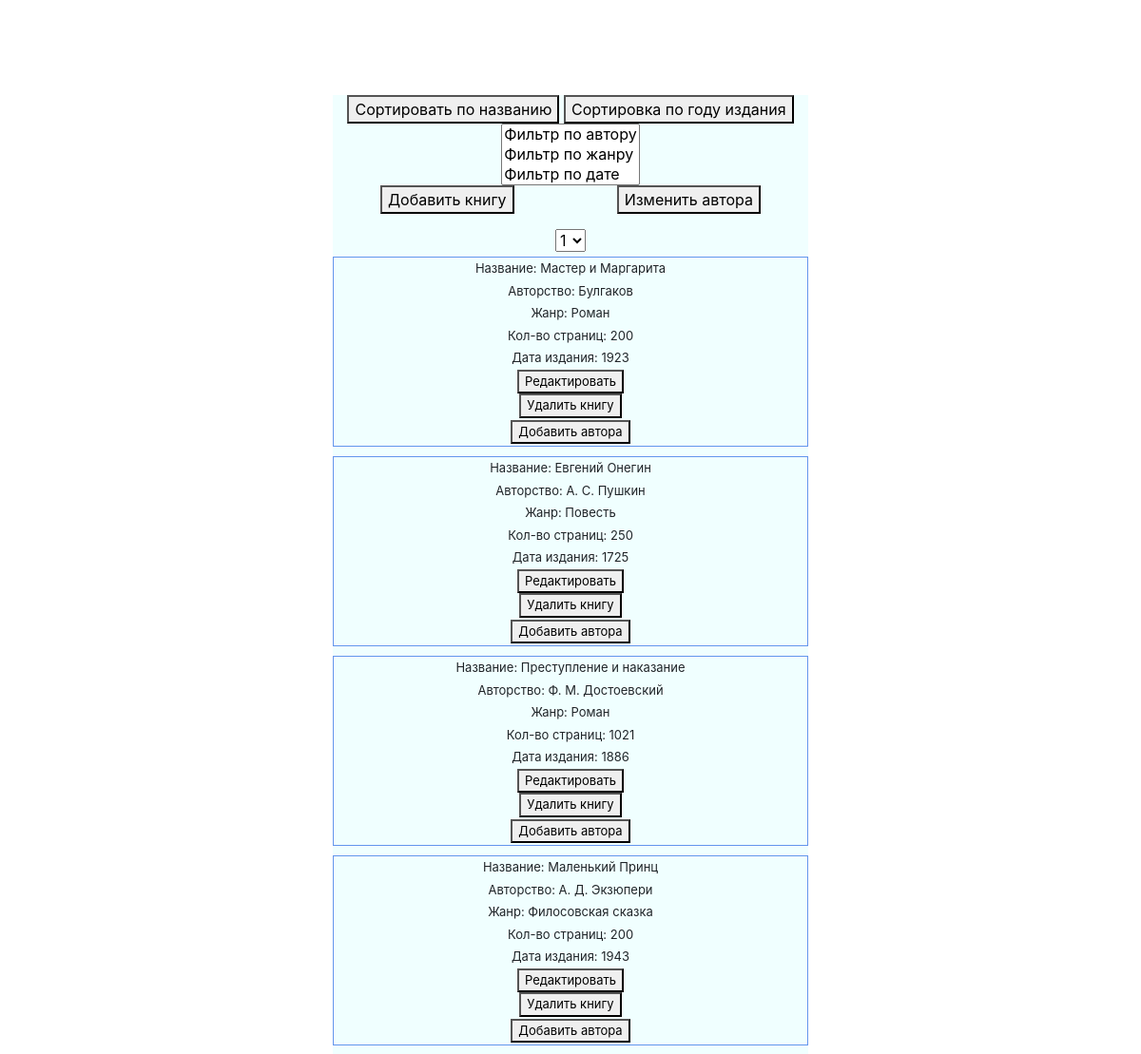
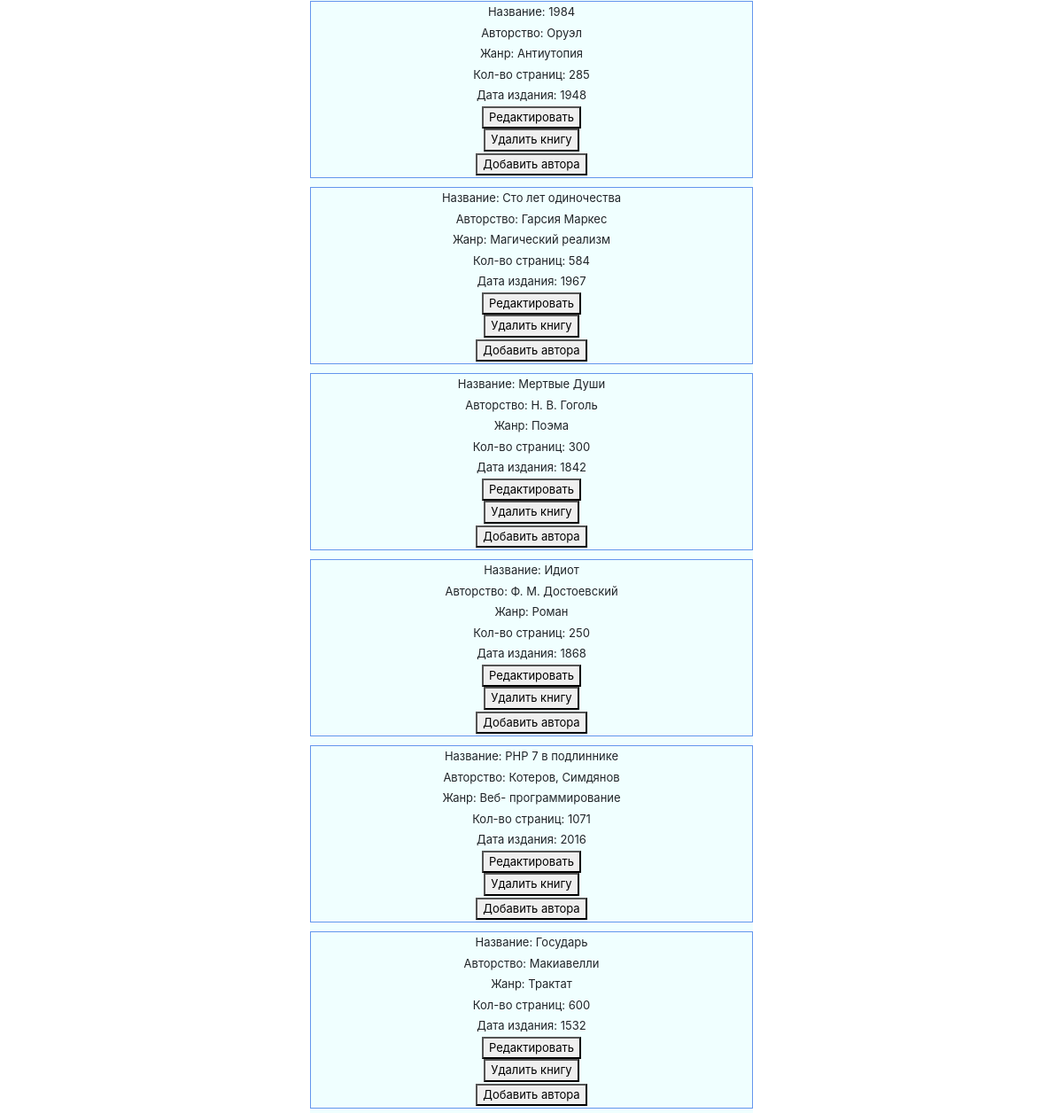
The page / on the database its author committed (2 pictures, top to bottom).
### tables this page shows
CREATE TABLE `library` (
  `id` int(2) NOT NULL,
  `bookName` varchar(40) NOT NULL,
  `authorName` varchar(100) NOT NULL,
  `writeDate` int(4) NOT NULL,
  `genre` varchar(30) NOT NULL,
  `pages` int(4) NOT NULL
);

### db.php (called while the page is built, shortened)
<?php
$dbhost = 'localhost';
$dbname = 'bookslibrary';
$db_user = 'root';
$db_pass = '';
$db = new PDO("mysql:host=$dbhost; dbname=$dbname; charset = utf-8", $db_user, $db_pass);
function getAllBooks($limit, $offset)
{
    global $db;
    $allBooks = $db->query("SELECT *  from `library` LIMIT $limit OFFSET $offset");
    return $allBooks;
}

### index.php (the view, shortened to what this page needs)
<?php
require 'db.php';
?>
<!DOCTYPE html>
<html lang="en" xmlns="">
<head>
    <link rel="stylesheet" href="https://maxcdn.bootstrapcdn.com/bootstrap/4.0.0/css/bootstrap.min.css">
    <link rel="stylesheet" href="style.css">
</head>
<body>
        <div id="row" class="bookSection">
            <div class="sort">
                <form method="post">
                <button type="submit" name="sortName">
                    Сортировать по названию
                </button>
                <button type="submit" name="sortDate">
                    Сортировка по году издания
                </button>
                </form>
        </div>
            <div class="filter">
            <select size="3">
                <option id="filterListAuthor">
                </option>
                <option id="filterListName">
                </option>
                <option id="filterListDate">
                </option>
            </select>
            </div>
            <div class="btnSection">
                <p><button id="addButton">Добавить книгу</button></p>
                <p><button id="editAuthors">Изменить автора</button></p>
            </div>
            <select name="page-select" id="page-select" class="navigation">
                <?php
                $query = $db->query("SELECT id FROM library");
                $units = $query->rowCount();
                $pageNumbers = $units / 10;
                $pages = ceil($pageNumbers);
                for ($i = 1; $i <=$pages; $i++){
                    echo "<option>" . $i . "</option>";
                }
                ?>
            </select>
            <?php
                if (!empty($_POST['filter-auth'])) {
                    $page = isset($_GET['page']) ? $_GET['page'] : 1;
                    $limit = 10;
                    $offset = $limit * ($page - 1);
                    $allTheBooks = getBooksByAuthor($limit, $offset);
                } elseif (!empty($_POST['filter-bookName'])){
                    $page = isset($_GET['page']) ? $_GET['page'] : 1;
                    $limit = 10;
                    $offset = $limit * ($page - 1);
                    $allTheBooks = getBooksByName($limit, $offset);
                } elseif (!empty($_POST['filter-date'])){
                    $page = isset($_GET['page']) ? $_GET['page'] : 1;
                    $limit = 10;
                    $offset = $limit * ($page - 1);
                    $allTheBooks = getBooksByDate($limit, $offset);
                } elseif (isset($_POST['sortName'])) {
                    $page = isset($_GET['page']) ? $_GET['page'] : 1;
                    $limit = 10;
                    $offset = $limit * ($page - 1);
                    $allTheBooks = getAllBooksSortName($limit, $offset);
                } elseif (isset($_POST['sortDate'])) {
                    $page = isset($_GET['page']) ? $_GET['page'] : 1;
                    $limit = 10;
                    $offset = $limit * ($page - 1);
                    $allTheBooks = getAllBooksSortDate($limit, $offset);
                } else {
                    $page = isset($_GET['page']) ? $_GET['page'] : 1;
                    $limit = 10;
                    $offset = $limit * ($page - 1);
                    $allTheBooks = getAllBooks($limit, $offset);
                }
            ?>
                 <?php foreach ($allTheBooks as $oneBook):?>
            <div class="book" style="border: 1px solid cornflowerblue">
                <p>Название: <?php echo $oneBook['bookName'];?></p>
                <p>Авторство: <?php echo $oneBook['authorName'];?></p>
                <p>Жанр: <?php echo $oneBook['genre'];?></p>
                <p>Кол-во страниц: <?php echo $oneBook['pages'];?></p>
                <p>Дата издания: <?php echo $oneBook['writeDate'];?></p>
                <button id="editBtn" onclick="document.getElementById('bookName').value = '<?php echo $oneBook['bookName'];?>';
                        document.getElementById('authorName').value = '<?php echo $oneBook['authorName'];?>';
                        document.getElementById('pages').value = '<?php echo $oneBook['pages'];?>';
                        document.getElementById('genre').value = '<?php echo $oneBook['genre'];?>';
                        document.getElementById('date').value = '<?php echo $oneBook['writeDate'];?>';
                        document.getElementById('id').value = '<?php echo $oneBook['id'];?>';">Редактировать</button>
                <button onclick="document.getElementById('delete').style.display='flex'; document.getElementById('confirm').value = '<?php echo $oneBook['id']; ?>';
                document.getElementById('deleteName').innerHTML = '<?php echo 'Вы действительно хотите удалить книгу' . " "  . "<br>" . $oneBook['bookName'] . "?";?>'">Удалить книгу</button>
                <p><button id="addAuthors" onclick="document.getElementById('book-id').value = '<?php echo $oneBook['id']?>'">Добавить автора</button></p>
            </div>
            <?php endforeach; ?>
        </div>
</body>
</html>

### style.css (style rules this page uses)
.filter { display: flex; flex-direction: row; }
.navigation { margin: 0 auto; }
.sort { display: flex; flex-direction: row; }
.bookSection { display: flex; flex-direction: column; align-items: center; justify-content: space-evenly; width: 500px; height: 80%; background-color: azure; margin-top: 100px; margin-bottom: 0; margin-left: auto; margin-right: auto; }
.book { display: flex; flex-direction: column; align-items: center; justify-content: center; width: 100%; height: 20%; margin: 5px; font-size: small; }
.book p { margin: 0; padding: 2px; }
.btnSection { display: flex; flex-direction: row; justify-content: space-between; width: 400px; margin: 0 auto; }

### rows shown on the page
library: bookName "Мастер и Маргарита", authorName "Булгаков", genre "Роман", pages "200", writeDate "1923", $oneBook['id'] 2 (drawn)
library: bookName "Евгений Онегин", authorName "А. С. Пушкин", genre "Повесть", pages "250", writeDate "1725", $oneBook['id'] 3 (drawn)
library: bookName "Преступление и наказание", authorName "Ф. М. Достоевский", genre "Роман", pages "1021", writeDate "1886", $oneBook['id'] 4 (drawn)
library: bookName "Маленький Принц", authorName "А. Д. Экзюпери", genre "Филосовская сказка", pages "200", writeDate "1943", $oneBook['id'] 5 (drawn)
library: bookName "1984", authorName "Оруэл", genre "Антиутопия", pages "285", writeDate "1948", $oneBook['id'] 6 (drawn)
library: bookName "Сто лет одиночества", authorName "Гарсия Маркес", genre "Магический реализм", pages "584", writeDate "1967", $oneBook['id'] 7 (drawn)
library: bookName "Мертвые Души", authorName "Н. В. Гоголь", genre "Поэма", pages "300", writeDate "1842", $oneBook['id'] 8 (drawn)
library: bookName "Идиот", authorName "Ф. М. Достоевский", genre "Роман", pages "250", writeDate "1868", $oneBook['id'] 9 (drawn)
library: bookName "PHP 7 в подлиннике", authorName "Котеров, Симдянов", genre "Веб- программирование", pages "1071", writeDate "2016", $oneBook['id'] 10 (drawn)
library: bookName "Государь", authorName "Макиавелли", genre "Трактат", pages "600", writeDate "1532", $oneBook['id'] 15 (drawn)

### other values the page prints
form field page-select "1"
